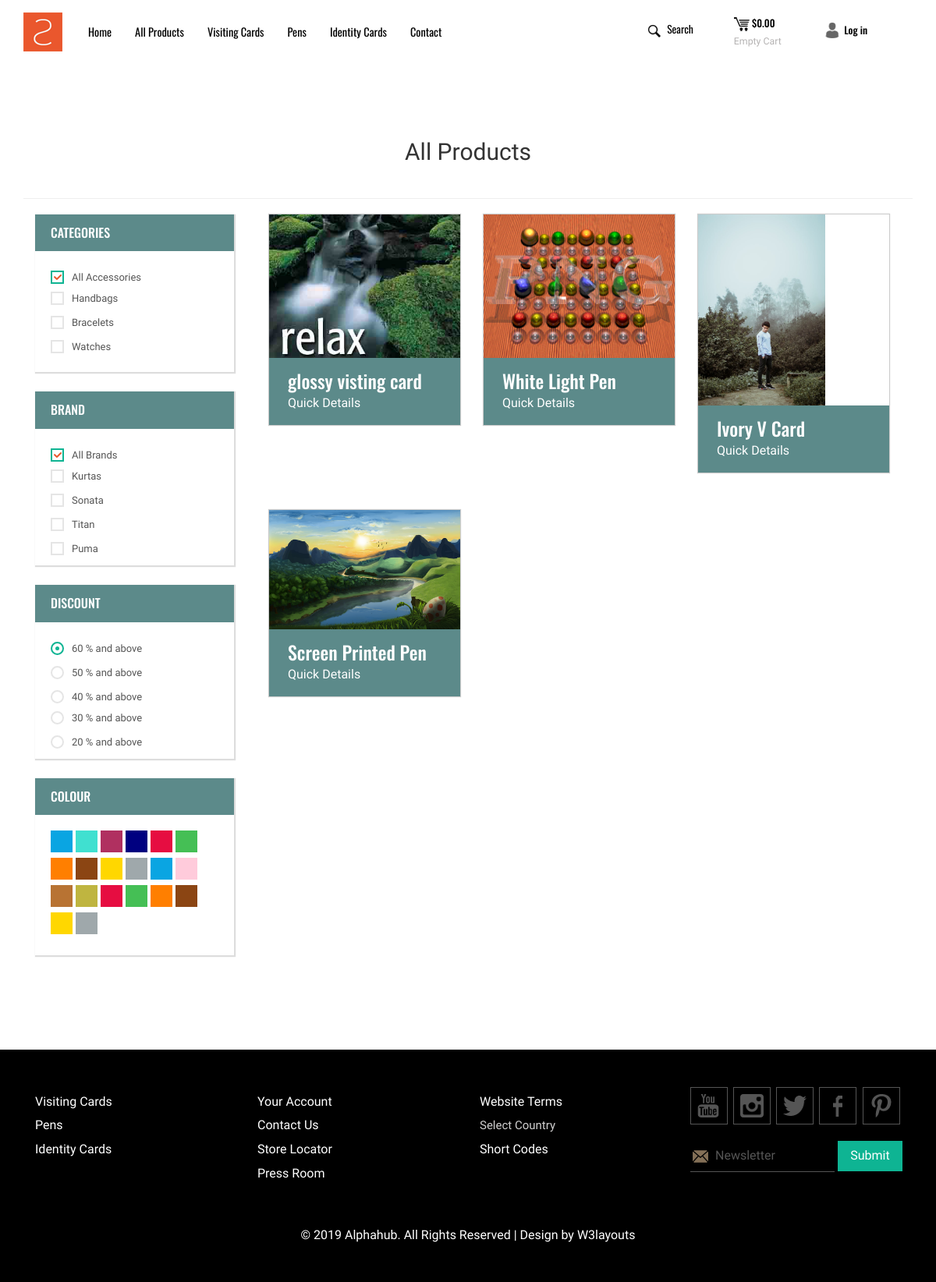
Screenshot of /products/ with the database file from the repository.
### products/models.py (models this page shows, shortened)
class Product(models.Model):
    name = models.CharField(max_length=128, unique=True)
    slug = models.SlugField(blank=True)
    headline = models.CharField(max_length=264, blank=True)
    product_code = models.CharField(max_length=32, blank=True, null=True)
    category = models.ForeignKey(Category, on_delete=models.PROTECT)
    extra_info = models.TextField(blank=True)
    created_on = models.DateTimeField(auto_now_add=True)
    updated_on = models.DateTimeField(auto_now=True)
    @property
    def get_absolute_url(self):
        return reverse_lazy("products:detail", kwargs={"slug": self.slug})
    @property
    def get_display_text(self):
        return self.name
    @property
    def get_base_photo(self):
        photo = self.photo_set.filter(is_base_photo=True).first()
        if not photo:
            photo = self.photo_set.first()
        return photo
    @property
    def get_display_price(self):
        return "{} Rs".format(self.rate_set.filter(quantity__lte=1000).order_by("-quantity").first().per_piece_amount)

class Photo(models.Model):
    product = models.ForeignKey("Product", on_delete=models.CASCADE)
    photo = models.ImageField(upload_to="products/photos/")
    is_base_photo = models.BooleanField(default=False)
    @property
    def get_photo_url(self):
        return self.photo.url

### products/views.py (the view)
class ProductListFilterView(FilterView):
    filterset_class = ProductFilter
    template_name = "products/list_filter.html"
    context_object_name = "products"
    def get_context_data(self, *, object_list=None, **kwargs):
        context = super().get_context_data()
        return context

### portal/templatetags/portal_tags.py (called while the page is built)
@register.simple_tag
def get_category_url_by_name_contains(name):
    qs = Category.objects.filter(name__icontains=name)
    if qs.exists():
        return qs.first().get_absolute_url

### products/models.py (called while the page is built)
    @property
    def get_absolute_url(self):
        return reverse_lazy("products:category_products_list", kwargs={"id": self.id})

### portal/templates/products/list_filter.html (shortened to what this page needs)
{% extends "portal/base.html" %}
{% block content %}
    <div class="product">
        <div class="container">
            <div class="product-main">
                  {% if products %}
                      <div class=" product-menu-bar">
                        <h2 class="text-center">All Products</h2><br><hr>
                        <div class="col-md-3 prdt-right">
                        <div class="w_sidebar">
                            <section  class="sky-form">
                                <h1>Categories</h1>
                                <div class="row1 scroll-pane">
                                    <div class="col col-4">
                                        <label class="checkbox"><input type="checkbox" name="checkbox" checked=""><i></i>All Accessories</label>
                                    </div>
                                    <div class="col col-4">
                                        <label class="checkbox"><input type="checkbox" name="checkbox"><i></i>handbags</label>
                                        <label class="checkbox"><input type="checkbox" name="checkbox"><i></i>Bracelets</label>
                                        <label class="checkbox"><input type="checkbox" name="checkbox"><i></i>Watches</label>
                                    </div>
                                </div>
                            </section>
                            <section  class="sky-form">
                                <h2>Brand</h2>
                                <div class="row1 row2 scroll-pane">
                                    <div class="col col-4">
                                        <label class="checkbox"><input type="checkbox" name="checkbox" checked=""><i></i>All Brands</label>
                                    </div>
                                    <div class="col col-4">
                                        <label class="checkbox"><input type="checkbox" name="checkbox"><i></i>kurtas</label>
                                        <label class="checkbox"><input type="checkbox" name="checkbox"><i></i>Sonata</label>
                                        <label class="checkbox"><input type="checkbox" name="checkbox"><i></i>Titan</label>
                                        <label class="checkbox"><input type="checkbox" name="checkbox"><i></i>Puma</label>
                                        <label class="checkbox"><input type="checkbox" name="checkbox">Nike</label>
                                    </div>
                                </div>
                            </section>
                            <section class="sky-form">
                                <h4>discount</h4>
                                    <div class="row1 row2 scroll-pane">
                                        <div class="col col-4">
                                            <label class="radio"><input type="radio" name="radio" checked=""><i></i>60 % and above</label>
                                            <label class="radio"><input type="radio" name="radio"><i></i>50 % and above</label>
                                            <label class="radio"><input type="radio" name="radio"><i></i>40 % and above</label>
                                        </div>
                                        <div class="col col-4">
                                            <label class="radio"><input type="radio" name="radio"><i></i>30 % and above</label>
                                            <label class="radio"><input type="radio" name="radio"><i></i>20 % and above</label>
                                            <label class="radio"><input type="radio" name="radio">10 % and above</label>
                                        </div>
                                    </div>
                            </section>
                            <section class="sky-form">
                                <h4>Colour</h4>
                                    <ul class="w_nav2">
                                        <li><a class="color1" href="#"></a></li>
                                        <li><a class="color2" href="#"></a></li>
                                        <li><a class="color3" href="#"></a></li>
                                        <li><a class="color4" href="#"></a></li>
                                        <li><a class="color5" href="#"></a></li>
                                        <li><a class="color6" href="#"></a></li>
                                        <li><a class="color7" href="#"></a></li>
                                        <li><a class="color8" href="#"></a></li>
                                        <li><a class="color9" href="#"></a></li>
                                        <li><a class="color10" href="#"></a></li>
                                        <li><a class="color12" href="#"></a></li>
                                        <li><a class="color13" href="#"></a></li>
                                        <li><a class="color14" href="#"></a></li>
                                        <li><a class="color15" href="#"></a></li>
                                        <li><a class="color5" href="#"></a></li>
                                        <li><a class="color6" href="#"></a></li>
                                        <li><a class="color7" href="#"></a></li>
                                        <li><a class="color8" href="#"></a></li>
                                        <li><a class="color9" href="#"></a></li>
                                        <li><a class="color10" href="#"></a></li>
                                    </ul>
                            </section>
                        </div>
                    </div>
                  </div>
                      <div class="col-md-9 product-block">
                          {% for product in products %}
                              <div class="col-md-4 home-grid">
                                  <div class="home-product-main">
                                     <div class="home-product-top">
                                        <a href="{{ product.get_absolute_url }}"><img style="max-height: 245px!important" src="{{ product.get_base_photo.get_photo_url }}" alt="" class="img-responsive zoom-img"></a>
                                     </div>
                                      <div class="home-product-bottom">
                                          <h3><a href="{{ product.get_absolute_url }}">{{ product.get_display_text }}</a></h3>
                                          <p>Quick Details</p>
                                      </div>
                                  </div>
                              </div>
                          {% endfor %}
                          <div class="clearfix"> </div>
                      </div>
                  {% else %}
                      <span class="alert alert-warning btn-block">No Products Available</span>
                  {% endif %}
            </div>
        </div>
    </div>
{% endblock %}

### rows the page displays
Product: get_base_photo.get_photo_url (picture), get_display_text "glossy visting card"
Product: get_base_photo.get_photo_url (picture), get_display_text "White Light Pen"
Product: get_base_photo.get_photo_url (picture), get_display_text "Ivory V Card"
Product: get_base_photo.get_photo_url (picture), get_display_text "Screen Printed Pen"
